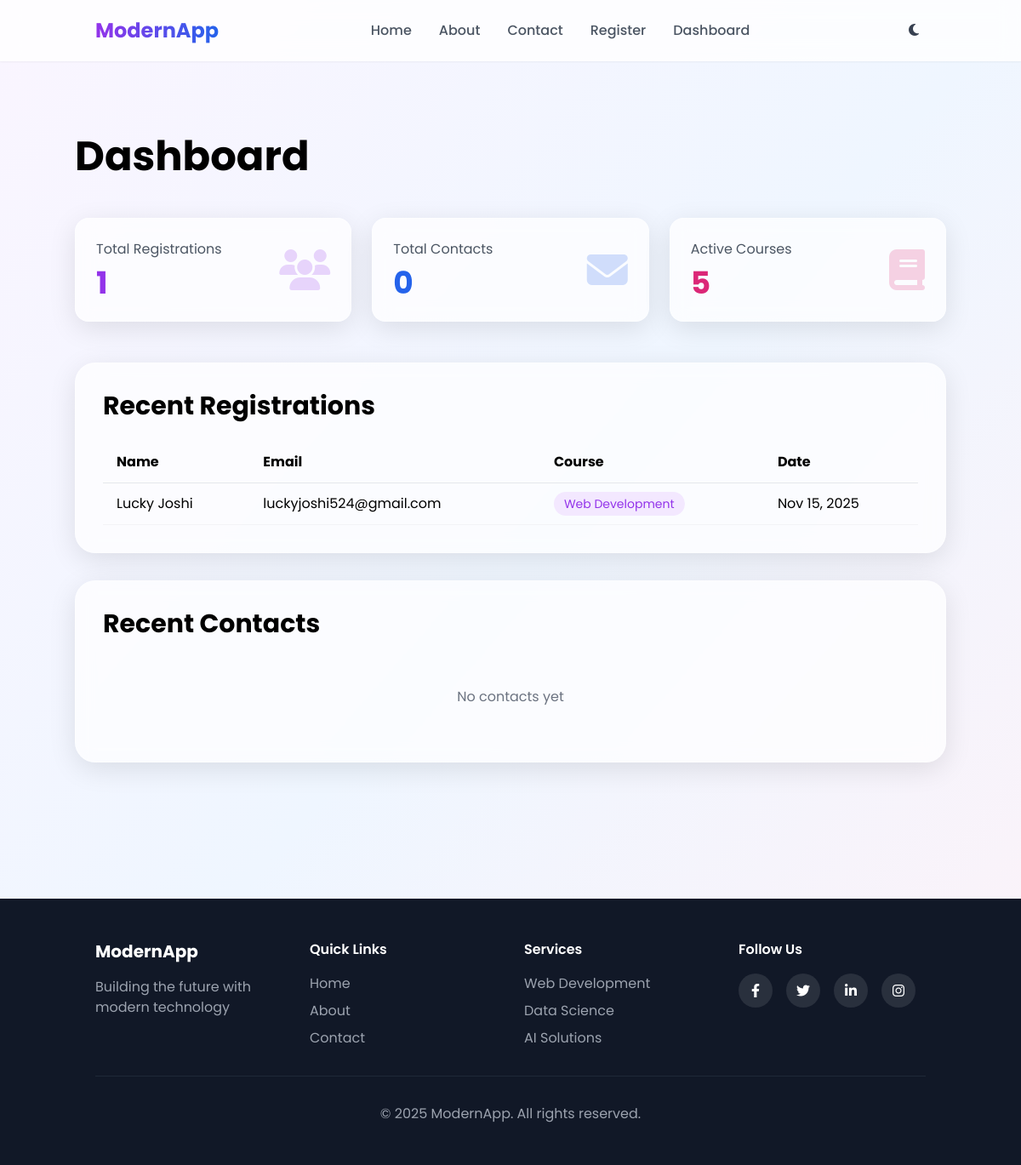
Page /dashboard/ on the earlier database version.
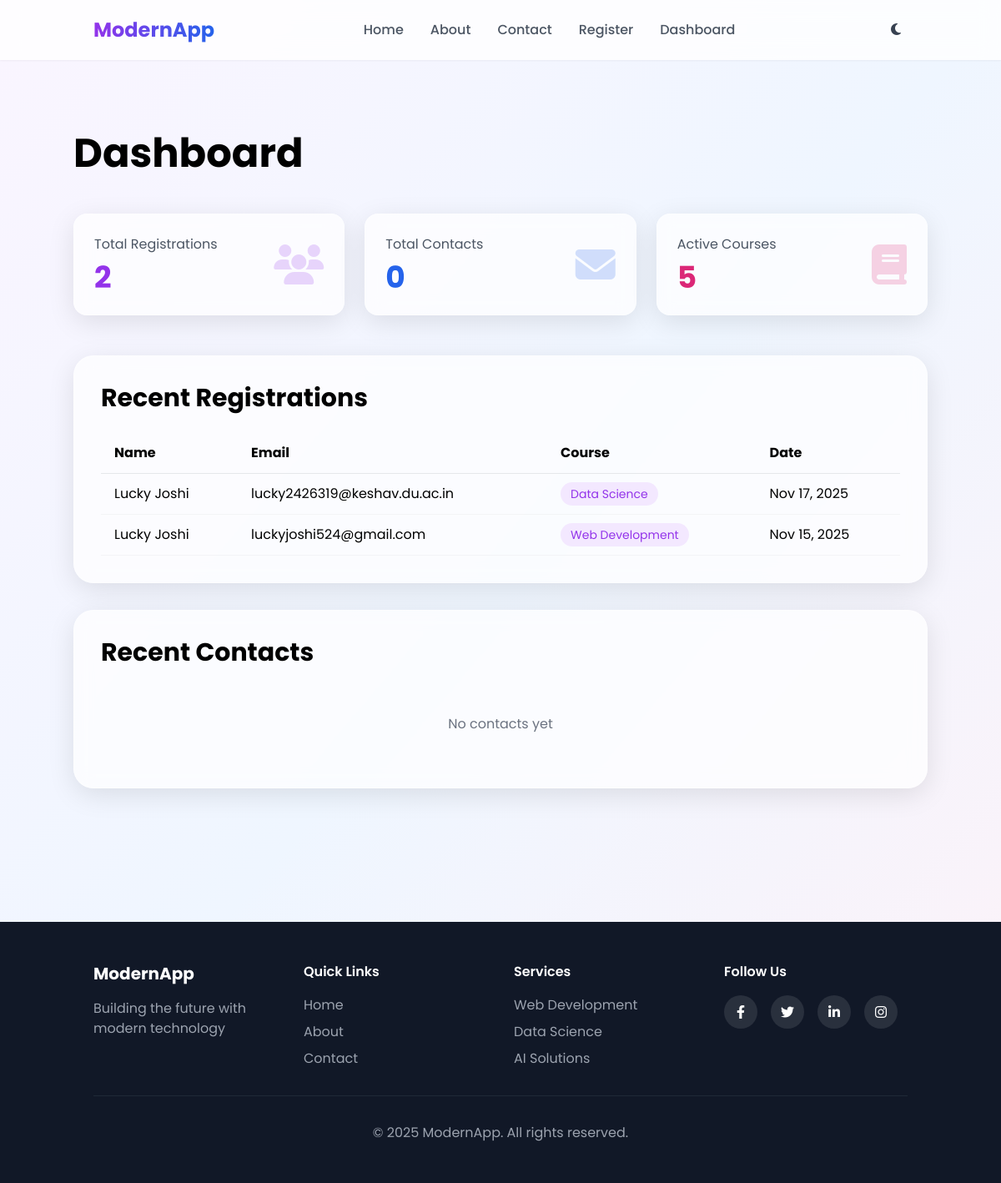
Same page on the later database version.
### app/models.py (models this page shows, shortened)
class Registration(models.Model):
    COURSE_CHOICES = [
        ('web', 'Web Development'),
        ('data', 'Data Science'),
        ('ai', 'Artificial Intelligence'),
        ('mobile', 'Mobile Development'),
        ('cloud', 'Cloud Computing'),
    ]
    full_name = models.CharField(max_length=100)
    email = models.EmailField()
    phone = models.CharField(max_length=20)
    course = models.CharField(max_length=20, choices=COURSE_CHOICES)
    experience = models.TextField()
    created_at = models.DateTimeField(auto_now_add=True)
    class Meta:
        ordering = ['-created_at']

### app/views.py (the view)
# urls.py: path('dashboard/', views.DashboardView.as_view(), name='dashboard'),
class DashboardView(ListView):
    model = Registration
    template_name = 'app/dashboard.html'
    context_object_name = 'registrations'
    paginate_by = 10
    def get_context_data(self, **kwargs):
        context = super().get_context_data(**kwargs)
        context['contacts'] = Contact.objects.all()[:5]
        context['total_registrations'] = Registration.objects.count()
        context['total_contacts'] = Contact.objects.count()
        return context

### app/templates/app/dashboard.html (shortened to what this page needs)
{% extends 'app/base.html' %}
{% block content %}
<section class="py-20 px-6">
  <div class="container mx-auto">
    <h1 class="text-5xl font-bold mb-12 fade-in">Dashboard</h1>
    <div class="grid grid-cols-1 md:grid-cols-3 gap-6 mb-12">
      <div class="glass-card p-6 rounded-2xl">
        <div class="flex items-center justify-between">
          <div>
            <p class="text-gray-600 mb-2">Total Registrations</p>
            <h3 class="text-4xl font-bold text-purple-600">
              {{ total_registrations }}
            </h3>
          </div>
          <i class="fas fa-users text-5xl text-purple-600 opacity-20"></i>
        </div>
      </div>
      <div class="glass-card p-6 rounded-2xl">
        <div class="flex items-center justify-between">
          <div>
            <p class="text-gray-600 mb-2">Total Contacts</p>
            <h3 class="text-4xl font-bold text-blue-600">
              {{ total_contacts }}
            </h3>
          </div>
          <i class="fas fa-envelope text-5xl text-blue-600 opacity-20"></i>
        </div>
      </div>
      <div class="glass-card p-6 rounded-2xl">
        <div class="flex items-center justify-between">
          <div>
            <p class="text-gray-600 mb-2">Active Courses</p>
            <h3 class="text-4xl font-bold text-pink-600">5</h3>
          </div>
          <i class="fas fa-book text-5xl text-pink-600 opacity-20"></i>
        </div>
      </div>
    </div>
    <div class="glass-card p-8 rounded-3xl mb-8">
      <h2 class="text-3xl font-bold mb-6">Recent Registrations</h2>
      <div class="overflow-x-auto">
        <table class="w-full">
          <thead>
            <tr class="border-b border-gray-200">
              <th class="text-left py-3 px-4">Name</th>
              <th class="text-left py-3 px-4">Email</th>
              <th class="text-left py-3 px-4">Course</th>
              <th class="text-left py-3 px-4">Date</th>
            </tr>
          </thead>
          <tbody>
            {% for registration in registrations %}
            <tr class="border-b border-gray-100 hover:bg-purple-50 transition">
              <td class="py-3 px-4">{{ registration.full_name }}</td>
              <td class="py-3 px-4">{{ registration.email }}</td>
              <td class="py-3 px-4">
                <span
                  class="px-3 py-1 bg-purple-100 text-purple-600 rounded-full text-sm"
                >
                  {{ registration.get_course_display }}
                </span>
              </td>
              <td class="py-3 px-4">
                {{ registration.created_at|date:"M d, Y" }}
              </td>
            </tr>
            {% empty %}
            <tr>
              <td colspan="4" class="text-center py-8 text-gray-500">
                No registrations yet
              </td>
            </tr>
            {% endfor %}
          </tbody>
        </table>
      </div>
    </div>
    <div class="glass-card p-8 rounded-3xl">
      <h2 class="text-3xl font-bold mb-6">Recent Contacts</h2>
      <div class="space-y-4">
        {% for contact in contacts %}
        <div class="p-4 bg-white/50 rounded-xl hover:shadow-md transition">
          <div class="flex justify-between items-start">
            <div>
              <h3 class="font-bold text-lg">{{ contact.name }}</h3>
              <p class="text-gray-600">{{ contact.email }}</p>
              <p class="text-sm text-gray-500 mt-2">{{ contact.subject }}</p>
            </div>
            <span class="text-sm text-gray-500"
              >{{ contact.created_at|date:"M d" }}</span
            >
          </div>
        </div>
        {% empty %}
        <p class="text-center text-gray-500 py-8">No contacts yet</p>
        {% endfor %}
      </div>
    </div>
  </div>
</section>
{% endblock %}

### app/templates/app/base.html (shortened to what this page needs)
{% load static %}
<!DOCTYPE html>
<html lang="en">
  <head>
    <script src="https://cdn.tailwindcss.com"></script>
    <link
      rel="stylesheet"
      href="https://cdnjs.cloudflare.com/ajax/libs/font-awesome/6.4.0/css/all.min.css"
    />
    <link rel="stylesheet" href="{% static 'css/style.css' %}" />
  </head>
  <body
    class="font-poppins bg-gradient-to-br from-purple-50 via-blue-50 to-pink-50 min-h-screen"
  >
    <nav
      class="navbar fixed w-full top-0 z-50 bg-white/80 backdrop-blur-md shadow-sm"
    >
      <div class="container mx-auto px-6 py-4">
        <div class="flex justify-between items-center">
          <a
            href="{% url 'index' %}"
            class="text-2xl font-bold bg-gradient-to-r from-purple-600 to-blue-600 bg-clip-text text-transparent"
          >
          </a>
          <div class="hidden md:flex space-x-8">
            <a href="{% url 'index' %}" class="nav-link">Home</a>
            <a href="{% url 'about' %}" class="nav-link">About</a>
            <a href="{% url 'contact' %}" class="nav-link">Contact</a>
            <a href="{% url 'form' %}" class="nav-link">Register</a>
            <a href="{% url 'dashboard' %}" class="nav-link">Dashboard</a>
          </div>
          <button
            id="darkModeToggle"
            class="p-2 rounded-lg hover:bg-gray-100 transition"
          >
            <i class="fas fa-moon text-gray-700"></i>
          </button>
        </div>
      </div>
    </nav>
    <main class="pt-20">{% block content %} {% endblock %}</main>
    <footer class="bg-gray-900 text-white py-12 mt-20">
      <div class="container mx-auto px-6">
        <div class="grid grid-cols-1 md:grid-cols-4 gap-8">
          <div>
            <h3 class="text-xl font-bold mb-4">ModernApp</h3>
            <p class="text-gray-400">
              Building the future with modern technology
            </p>
          </div>
          <div>
            <h4 class="font-semibold mb-4">Quick Links</h4>
            <ul class="space-y-2 text-gray-400">
              <li>
                <a href="{% url 'index' %}" class="hover:text-white">Home</a>
              </li>
              <li>
                <a href="{% url 'about' %}" class="hover:text-white">About</a>
              </li>
              <li>
                <a href="{% url 'contact' %}" class="hover:text-white"
                  >Contact</a
                >
              </li>
            </ul>
          </div>
          <div>
            <h4 class="font-semibold mb-4">Services</h4>
            <ul class="space-y-2 text-gray-400">
              <li>Web Development</li>
              <li>Data Science</li>
              <li>AI Solutions</li>
            </ul>
          </div>
          <div>
            <h4 class="font-semibold mb-4">Follow Us</h4>
            <div class="flex space-x-4">
              <a href="#" class="social-icon"
                ><i class="fab fa-facebook-f"></i
              ></a>
              <a href="#" class="social-icon"><i class="fab fa-twitter"></i></a>
              <a href="#" class="social-icon"
                ><i class="fab fa-linkedin-in"></i
              ></a>
              <a href="#" class="social-icon"
                ><i class="fab fa-instagram"></i
              ></a>
            </div>
          </div>
        </div>
        <div
          class="border-t border-gray-800 mt-8 pt-8 text-center text-gray-400"
        >
          <p>&copy; 2025 ModernApp. All rights reserved.</p>
        </div>
      </div>
    </footer>
  </body>
</html>

### app/static/css/style.css (style rules this page uses)
* { margin: 0; padding: 0; box-sizing: border-box; }
body { font-family: "Poppins", sans-serif; }
.font-poppins { font-family: "Poppins", sans-serif; }
.nav-link { position: relative; color: #4b5563; font-weight: 500; transition: color 0.3s ease; }
.nav-link::after { content: ""; position: absolute; bottom: -5px; left: 0; width: 0; height: 2px; background: linear-gradient(to right, #7c3aed, #2563eb); transition: width 0.3s ease; }
.glass-card { background: rgba(255, 255, 255, 0.7); backdrop-filter: blur(10px); border: 1px solid rgba(255, 255, 255, 0.3); box-shadow: 0 8px 32px rgba(0, 0, 0, 0.1); transition: transform 0.3s ease, box-shadow 0.3s ease; }
.fade-in { animation: fadeIn 0.8s ease-out; }
.social-icon { width: 40px; height: 40px; display: flex; align-items: center; justify-content: center; background: rgba(255, 255, 255, 0.1); border-radius: 50%; transition: all 0.3s ease; }

Differences in the rows shown:
added Registration: full_name "Lucky Joshi", email "lucky2426319@keshav.du.ac.in", course "Data Science", created_at "Nov 17, 2025"
Other differences:
{{ total_registrations }}: "1" → "2"
